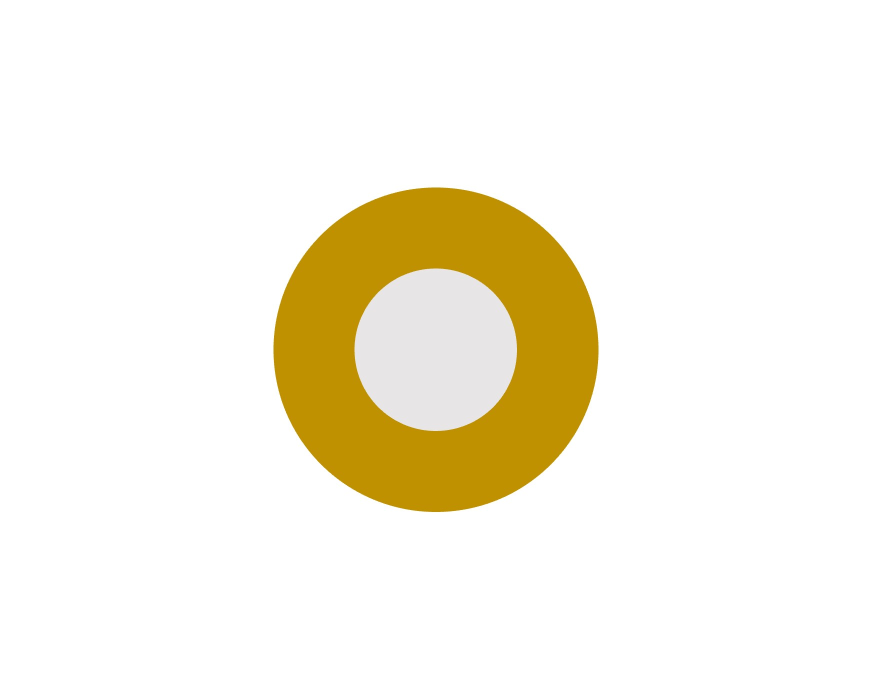
#> input picture data/raw/test1.jpg, 1744 x 1399 px (shown at 1/2 size); its folder holds only this picture in this run
$ python -i kmeans_v0.1.py   (imports and definitions only)
#> lines starting #> are read from the running program, lines starting #| are printed output that depends on the picture; after the words box and inside, x2 and y2 are one past the last pixel; in counts of white or black regions, pixels touching at a corner belong together
# primero se lleva a cabo la limpieza del todas las variables preexistentes que se tuvieran asi como de la consola
# [6 lines not run here, left out]

# Se cargan las librerias con las que funciona el script

import cv2 as cv # libreria para el procesamiento de imagenes
import numpy as np # no se que haga pero funciona xD
import glob # liberia para leer archivos de las carpetas
import os # libreria para establecer y moverse del directorio de trabajo
import pandas as pd # esta libreria es para generar el data frame del resultado final
import matplotlib.pyplot as plt # esta libreria es para plotear dentro de la consola en python
import matplotlib.image
from openpyxl import load_workbook
from openpyxl.styles import PatternFill
from sklearn.cluster import KMeans
from PIL import Image, ImageDraw # esta libreria hace el recorte de la parte de enmedio

# la variable "n_K" es un int que almacena el numero de clusters que se utilizaran para realizar la segmentacion de la imagen
n_K =2
x=0
# organizacion de carpetas de entrada y de salida

OutputROI = "ROI_Cropped"
OutputROISample = "ROI_Reconstruction"

Inputpath = "C:\\Users\\luisd\\Documents\\GitHub\image_kmeans_processing\\venv_testing_311\\Input"
Outputpath = "C:\\Users\\luisd\\Documents\\GitHub\image_kmeans_processing\\venv_testing_311\\Output"
ROI_Cropped_Outputpath = os.path.join(Outputpath,OutputROI)
ROI_Sample_Outputpath = os.path.join(Outputpath,OutputROISample)
# agregar aqui una funcion de identificar primero si ya existen no crearlas y caso contrario generarlas carpetas
# Check if the folder exists, and if not, create it
# [12 lines not run here, left out]
# se genera una lista de todas las fotos que se encuentran en la carpeta de input
img_list = glob.glob('*jpg')
# se cuenta el tamaño de la lista y se asigna a la variable a1
a1 = len(img_list)


# funcion para convetir colores RGB a formato Hexagesimal
# [60 lines left out: functions rgb_to_hex, Crop_plate, Center_Crop, not called in this run]


def Image_segmentation(img):
#> called with img = '../data/raw/test1.jpg'
    Input_img=cv.imread(img)
#> Input_img is the input picture: shape (1399, 1744, 3); mean B, G, R 228.2, 242.9, 247.6
    Sample=Input_img[200:300,50:320]
#> Sample: shape (100, 270, 3); every value is 255
    hsv_img=cv.cvtColor(Input_img,cv.COLOR_BGR2HSV)
#> hsv_img: shape (1399, 1744, 3); mean H, S, V 8.1, 26, 247.7
    hsv2_img=Sample
    hsv2_img=cv.cvtColor(hsv2_img,cv.COLOR_BGR2HSV)
#> hsv2_img: shape (100, 270, 3); mean H, S, V 0, 0, 255
    h,s,v=cv.split(hsv2_img)
#> h: shape (100, 270); every value is 0
#> v: shape (100, 270); every value is 255
    ret_h, _= cv.threshold(h, 0,177, cv.THRESH_BINARY+cv.THRESH_OTSU)
#> ret_h = 0
    ret_s, _= cv.threshold(s, 0,255, cv.THRESH_BINARY+cv.THRESH_OTSU)
#> ret_s = 0
    ret_v, _= cv.threshold(v, 0,255, cv.THRESH_BINARY+cv.THRESH_OTSU)
#> ret_v = 0
    ret_h=int(ret_h)
    ret_s=int(ret_s)
    ret_v=int(ret_v)
    lower = np.array([ret_h,0,ret_v])
#> lower = [0, 0, 0]
    upper = np.array([177,ret_v,255])
#> upper = [177, 0, 255]
    mask=cv.inRange(hsv_img,lower,upper)
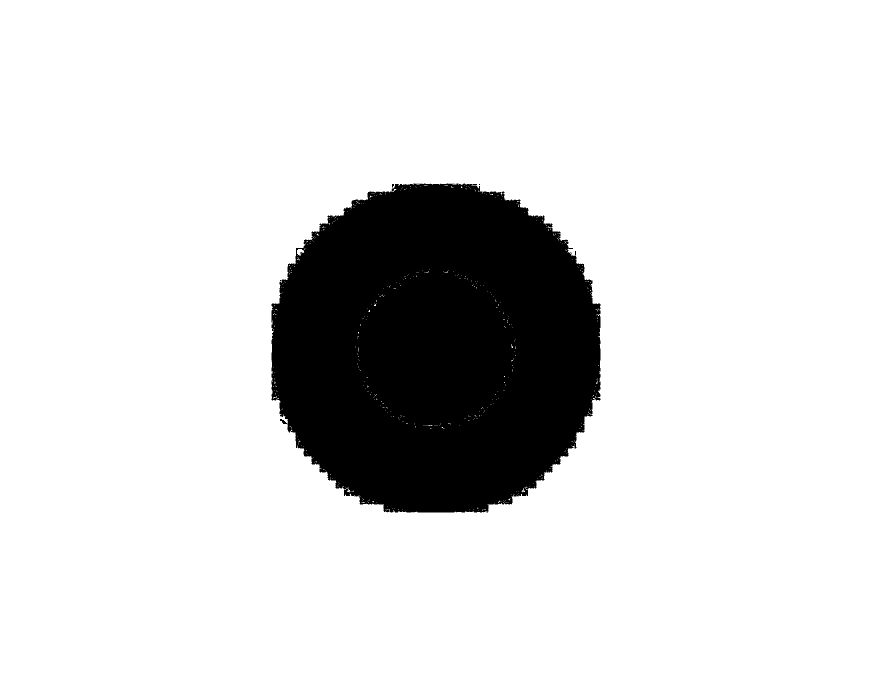
#> mask: shape (1399, 1744) (shown at 1/2 size); 85.7% white; 12 black regions (9 under 20 px), largest, box (x1, y1, x2, y2) and area: (543, 367, 1201, 1025) 349242, (560, 838, 574, 848) 67, (784, 368, 788, 375) 22
    Segmented_img=cv.bitwise_and(Input_img,Input_img,mask=mask)
    cv.imwrite(img,Segmented_img)
    print("Imagen segmentada")
    return Segmented_img


# [28 lines left out: function Image_reconstruction, not called in this run]


# [11 lines not run here, left out]

>>> result = Image_segmentation('../data/raw/test1.jpg')

$ run again, on data/raw/test2.jpg
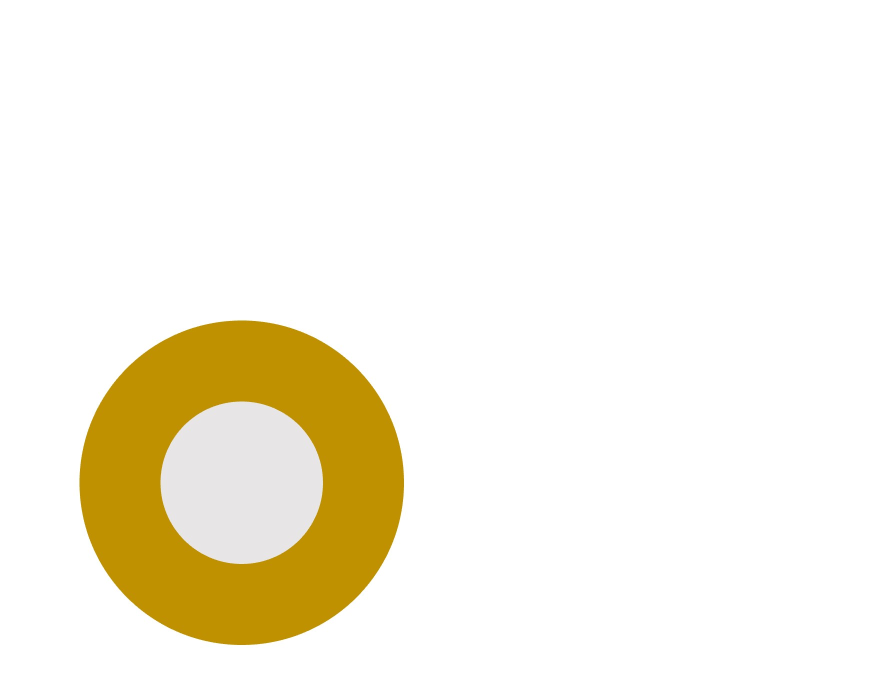
#> input picture data/raw/test2.jpg, 1744 x 1399 px (shown at 1/2 size)
#> in Image_segmentation, Input_img is the input picture: shape (1399, 1744, 3); mean B, G, R 228.2, 242.9, 247.7
#> Sample: shape (100, 270, 3); every value is 255
#> hsv_img: shape (1399, 1744, 3); mean H, S, V 8.1, 26, 247.7
#> hsv2_img: shape (100, 270, 3); mean H, S, V 0, 0, 255
#> h: shape (100, 270); every value is 0
#> v: shape (100, 270); every value is 255
#> ret_h = 0
#> lower = [0, 0, 0]
#> upper = [177, 0, 255]
#> in Image_segmentation, `mask=cv.inRange(hsv_img,lower,upper)`:
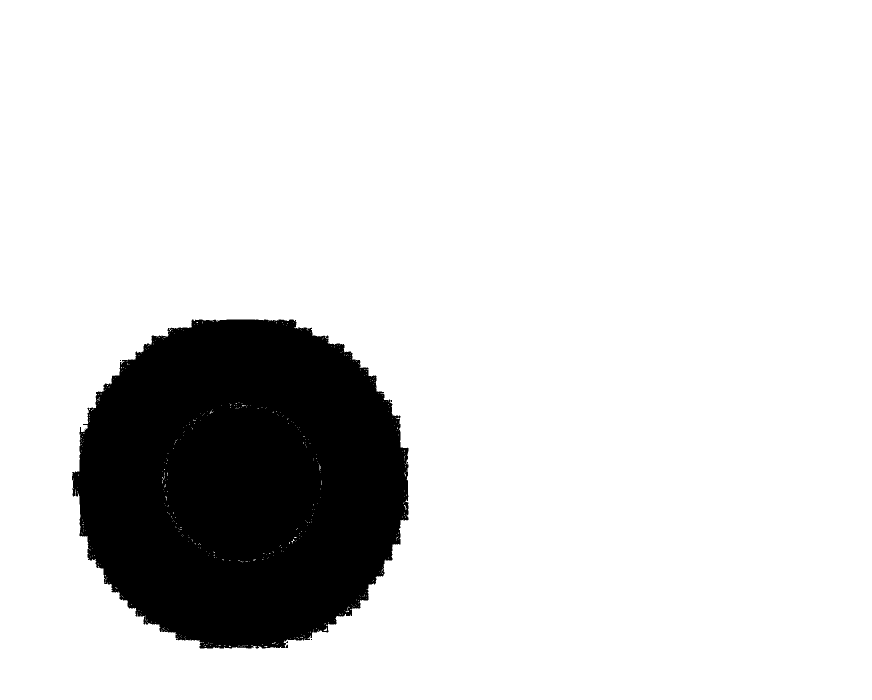
#> mask: shape (1399, 1744) (shown at 1/2 size); 85.7% white; 11 black regions (9 under 20 px), largest, box (x1, y1, x2, y2) and area: (144, 639, 817, 1297) 348926, (572, 1289, 576, 1296) 23

$ run again, on data/raw/test3.jpg
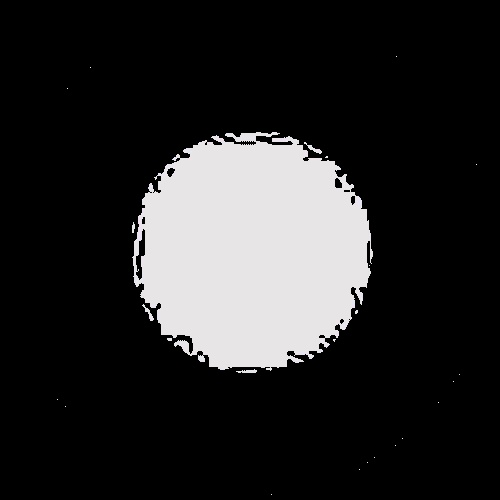
#> input picture data/raw/test3.jpg, 500 x 500 px
#> in Image_segmentation, Input_img is the input picture: shape (500, 500, 3); mean B, G, R 39.8, 39.6, 39.9
#> hsv_img: shape (500, 500, 3); mean H, S, V 29.3, 3.8, 40
#> hsv2_img: shape (100, 270, 3); mean H, S, V 111.4, 6.3, 154.4
#> in Image_segmentation, `h,s,v=cv.split(hsv2_img)`:
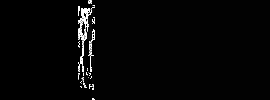
#> s: shape (100, 270); min 0, max 255, mean 6.3
#> ret_h = 80
#> ret_s = 102
#> ret_v = 9
#> lower = [80, 0, 9]
#> upper = [177, 9, 255]
#> in Image_segmentation, `mask=cv.inRange(hsv_img,lower,upper)`:
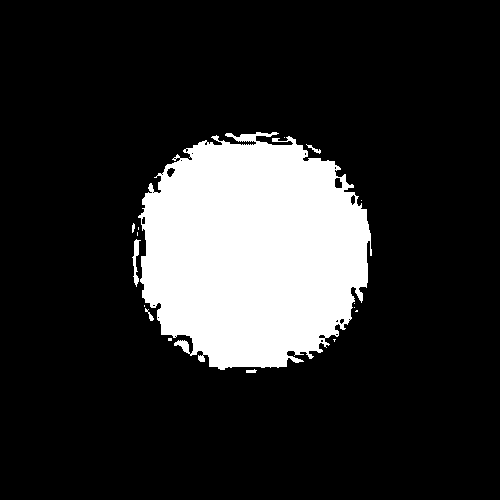
#> mask: shape (500, 500); 17.1% white; 16 white regions (10 under 20 px), largest, box (x1, y1, x2, y2) and area: (138, 132, 372, 370) 42314, (132, 239, 141, 287) 179, (306, 144, 321, 154) 44, (145, 308, 154, 321) 39, (246, 369, 257, 373) 32, (132, 223, 135, 233) 22

$ run again, on data/raw/test4.jpg
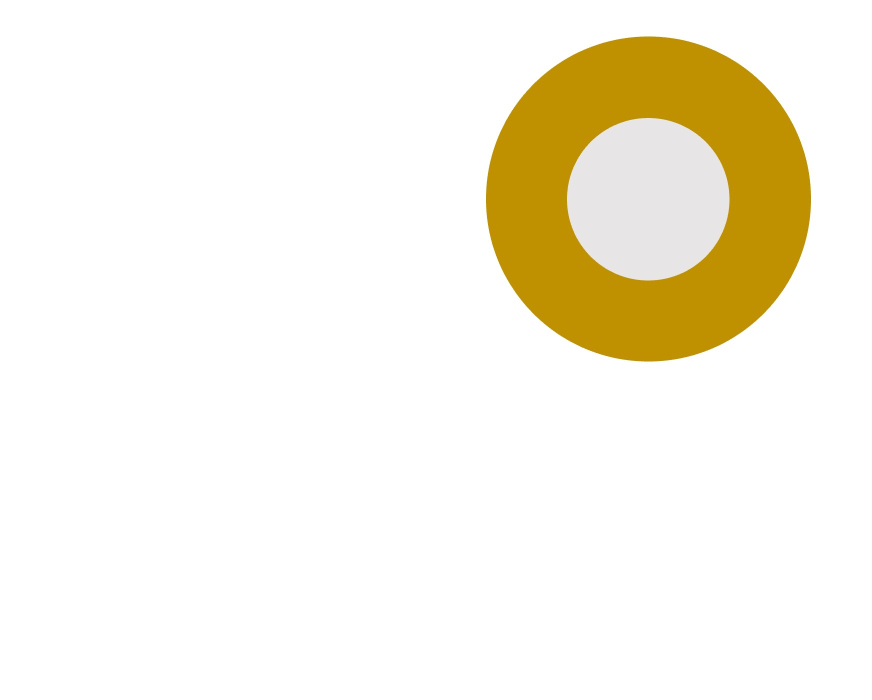
#> input picture data/raw/test4.jpg, 1744 x 1399 px (shown at 1/2 size)
#> in Image_segmentation, Input_img is the input picture: shape (1399, 1744, 3); mean B, G, R 228.1, 242.9, 247.6
#> Sample: shape (100, 270, 3); every value is 255
#> hsv_img: shape (1399, 1744, 3); mean H, S, V 8.2, 26.1, 247.6
#> hsv2_img: shape (100, 270, 3); mean H, S, V 0, 0, 255
#> h: shape (100, 270); every value is 0
#> v: shape (100, 270); every value is 255
#> ret_h = 0
#> lower = [0, 0, 0]
#> upper = [177, 0, 255]
#> in Image_segmentation, `mask=cv.inRange(hsv_img,lower,upper)`:
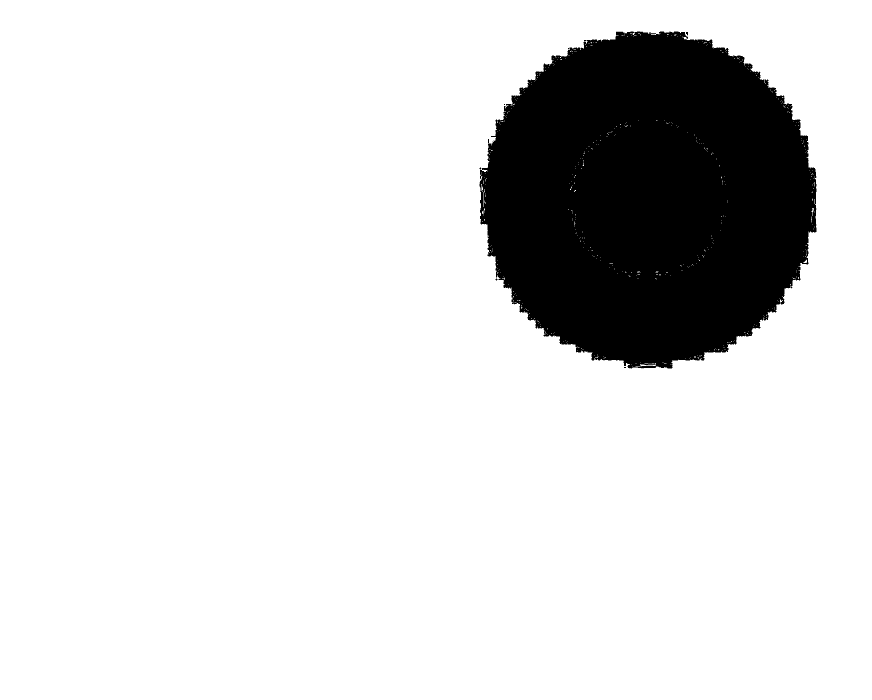
#> mask: shape (1399, 1744) (shown at 1/2 size); 85.6% white; 15 black regions (13 under 20 px), largest, box (x1, y1, x2, y2) and area: (959, 63, 1633, 737) 351407, (1372, 64, 1376, 71) 21
